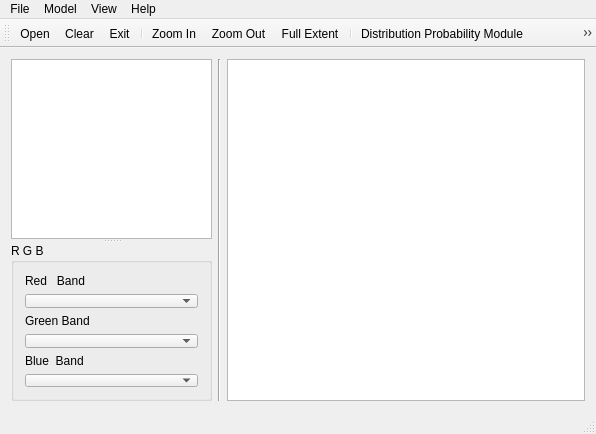
<?xml version="1.0" encoding="UTF-8"?>
<ui version="4.0">
 <class>GeoDpCAsys</class>
 <widget class="QMainWindow" name="GeoDpCAsys">
  <property name="geometry">
   <rect>
    <x>0</x>
    <y>0</y>
    <width>596</width>
    <height>434</height>
   </rect>
  </property>
  <property name="windowTitle">
   <string>Geo Simulation Model</string>
  </property>
  <widget class="QWidget" name="centralWidget">
   <layout class="QHBoxLayout" name="horizontalLayout">
    <item>
     <widget class="QSplitter" name="splitter_2">
      <property name="orientation">
       <enum>Qt::Vertical</enum>
      </property>
      <widget class="BandList" name="pro_tView">
       <property name="minimumSize">
        <size>
         <width>201</width>
         <height>0</height>
        </size>
       </property>
       <property name="maximumSize">
        <size>
         <width>201</width>
         <height>16777215</height>
        </size>
       </property>
      </widget>
      <widget class="QSplitter" name="splitter">
       <property name="orientation">
        <enum>Qt::Horizontal</enum>
       </property>
       <widget class="QGroupBox" name="bandOpBox">
        <property name="minimumSize">
         <size>
          <width>201</width>
          <height>0</height>
         </size>
        </property>
        <property name="maximumSize">
         <size>
          <width>201</width>
          <height>158</height>
         </size>
        </property>
        <property name="title">
         <string>R G B</string>
        </property>
        <layout class="QVBoxLayout" name="verticalLayout">
         <item>
          <widget class="QLabel" name="Rlabel">
           <property name="text">
            <string>Red   Band</string>
           </property>
          </widget>
         </item>
         <item>
          <widget class="QComboBox" name="rCBox"/>
         </item>
         <item>
          <widget class="QLabel" name="Glabel">
           <property name="text">
            <string>Green Band</string>
           </property>
          </widget>
         </item>
         <item>
          <widget class="QComboBox" name="gCBox"/>
         </item>
         <item>
          <widget class="QLabel" name="Blabel">
           <property name="text">
            <string>Blue  Band</string>
           </property>
          </widget>
         </item>
         <item>
          <widget class="QComboBox" name="bCBox"/>
         </item>
        </layout>
       </widget>
      </widget>
     </widget>
    </item>
    <item>
     <widget class="Line" name="line">
      <property name="orientation">
       <enum>Qt::Vertical</enum>
      </property>
     </widget>
    </item>
    <item>
     <widget class="MapShowViewer" name="pro_GView"/>
    </item>
   </layout>
  </widget>
  <widget class="QMenuBar" name="menuBar">
   <property name="geometry">
    <rect>
     <x>0</x>
     <y>0</y>
     <width>596</width>
     <height>23</height>
    </rect>
   </property>
   <widget class="QMenu" name="menuFile">
    <property name="title">
     <string>File</string>
    </property>
    <addaction name="actionOpen"/>
    <addaction name="actionClear"/>
    <addaction name="separator"/>
    <addaction name="actionExit"/>
   </widget>
   <widget class="QMenu" name="menuGeographic_Simulaton">
    <property name="title">
     <string>Model</string>
    </property>
    <addaction name="actionGeo_Simulation"/>
    <addaction name="actionDynamic_Simulation"/>
   </widget>
   <widget class="QMenu" name="menuHelp">
    <property name="title">
     <string>Help</string>
    </property>
    <addaction name="actionAbout"/>
   </widget>
   <widget class="QMenu" name="menuView">
    <property name="title">
     <string>View</string>
    </property>
    <addaction name="actionZoom_In"/>
    <addaction name="actionZoom_Out"/>
    <addaction name="actionFull_Extent"/>
   </widget>
   <addaction name="menuFile"/>
   <addaction name="menuGeographic_Simulaton"/>
   <addaction name="menuView"/>
   <addaction name="menuHelp"/>
  </widget>
  <widget class="QToolBar" name="mainToolBar">
   <attribute name="toolBarArea">
    <enum>TopToolBarArea</enum>
   </attribute>
   <attribute name="toolBarBreak">
    <bool>false</bool>
   </attribute>
   <addaction name="actionOpen"/>
   <addaction name="actionClear"/>
   <addaction name="actionExit"/>
   <addaction name="separator"/>
   <addaction name="actionZoom_In"/>
   <addaction name="actionZoom_Out"/>
   <addaction name="actionFull_Extent"/>
   <addaction name="separator"/>
   <addaction name="actionGeo_Simulation"/>
   <addaction name="actionDynamic_Simulation"/>
   <addaction name="separator"/>
   <addaction name="actionAbout"/>
   <addaction name="separator"/>
  </widget>
  <widget class="QStatusBar" name="statusBar"/>
  <action name="actionOpen">
   <property name="icon">
    <iconset resource="geodpcasys.qrc">
     <normaloff>:/new/prefix1/打开.png</normaloff>:/new/prefix1/打开.png</iconset>
   </property>
   <property name="text">
    <string>Open</string>
   </property>
  </action>
  <action name="actionClear">
   <property name="icon">
    <iconset resource="geodpcasys.qrc">
     <normaloff>:/new/prefix1/清除.png</normaloff>:/new/prefix1/清除.png</iconset>
   </property>
   <property name="text">
    <string>Clear</string>
   </property>
  </action>
  <action name="actionGeo_Simulation">
   <property name="icon">
    <iconset resource="geodpcasys.qrc">
     <normaloff>:/new/prefix1/概率.png</normaloff>:/new/prefix1/概率.png</iconset>
   </property>
   <property name="text">
    <string>Distribution Probability Module</string>
   </property>
  </action>
  <action name="actionDynamic_Simulation">
   <property name="icon">
    <iconset resource="geodpcasys.qrc">
     <normaloff>:/new/prefix1/邻域.png</normaloff>:/new/prefix1/邻域.png</iconset>
   </property>
   <property name="text">
    <string>Dynamic Simulation Module</string>
   </property>
  </action>
  <action name="actionAbout">
   <property name="icon">
    <iconset resource="geodpcasys.qrc">
     <normaloff>:/new/prefix1/关于.png</normaloff>:/new/prefix1/关于.png</iconset>
   </property>
   <property name="text">
    <string>About</string>
   </property>
  </action>
  <action name="actionZoom_In">
   <property name="icon">
    <iconset resource="geodpcasys.qrc">
     <normaloff>:/new/prefix1/zoomIn.png</normaloff>:/new/prefix1/zoomIn.png</iconset>
   </property>
   <property name="text">
    <string>Zoom In</string>
   </property>
  </action>
  <action name="actionZoom_Out">
   <property name="icon">
    <iconset resource="geodpcasys.qrc">
     <normaloff>:/new/prefix1/zoomOut.png</normaloff>:/new/prefix1/zoomOut.png</iconset>
   </property>
   <property name="text">
    <string>Zoom Out</string>
   </property>
  </action>
  <action name="actionFull_Extent">
   <property name="icon">
    <iconset resource="geodpcasys.qrc">
     <normaloff>:/new/prefix1/还原.png</normaloff>:/new/prefix1/还原.png</iconset>
   </property>
   <property name="text">
    <string>Full Extent</string>
   </property>
  </action>
  <action name="actionExit">
   <property name="icon">
    <iconset resource="geodpcasys.qrc">
     <normaloff>:/new/prefix1/关闭.png</normaloff>:/new/prefix1/关闭.png</iconset>
   </property>
   <property name="text">
    <string>Exit</string>
   </property>
  </action>
 </widget>
 <layoutdefault spacing="6" margin="11"/>
 <customwidgets>
  <customwidget>
   <class>MapShowViewer</class>
   <extends>QGraphicsView</extends>
   <header>mapshowviewer.h</header>
  </customwidget>
  <customwidget>
   <class>BandList</class>
   <extends>QTreeView</extends>
   <header>bandlist.h</header>
  </customwidget>
 </customwidgets>
 <resources>
  <include location="geodpcasys.qrc"/>
 </resources>
 <connections/>
</ui>
